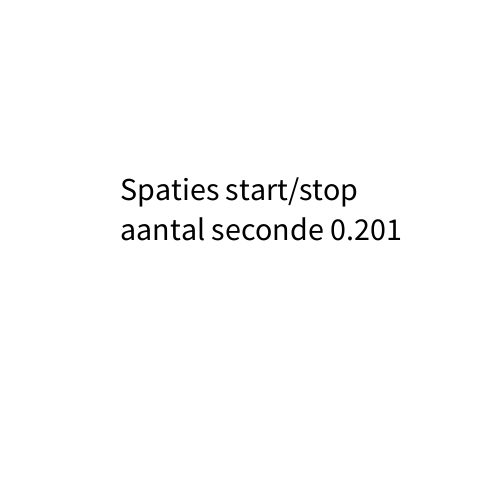
Frame 1 (no input)
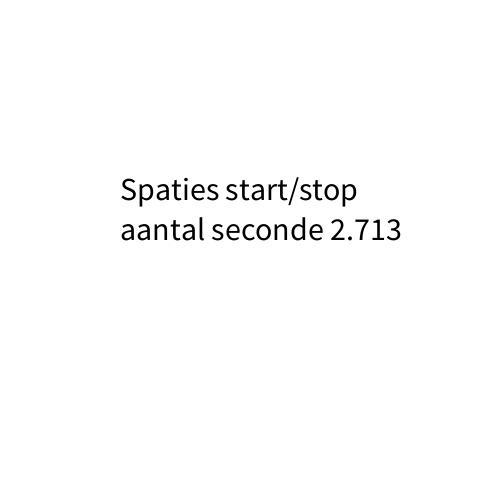
Frame 60 (the mouse pressed at the canvas centre just before this capture)
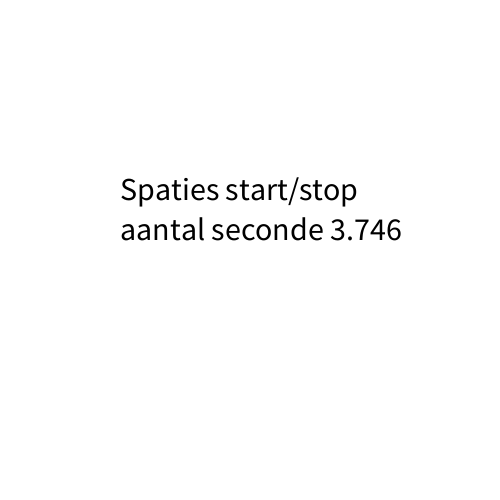
Frame 120 (the mouse held since frame 60 and released just before this capture)

The Processing sketch that drew these frames (run headless with seeded random() and noise(); from frame 60 on, the mouse is pressed at the canvas centre):

// Processing sketch: sketch_12_4
// ── sketch_12_4.pde
int seconden;
int milliseconden;
boolean racing = true;
int startTime = 0;
int  gepauzeerdeTijd = 0;


void setup() {
  size(500, 500);
}

void draw() {
  background(255, 255, 255);


  if (racing) {
    int huidigeTijd = millis();
    int verstrekenTijd = huidigeTijd - startTime + gepauzeerdeTijd;
    seconden = int(verstrekenTijd / 1000);
    milliseconden = verstrekenTijd % 1000;
  }



  //dit laat zien hoe veel keer spatie je klinkt en tijde dat offer is
  fill(0, 0, 0);
  textSize(32);
  text("Spaties start/stop", 120, 200);
  text("aantal seconde " + seconden + "." +  milliseconden, 120, 240);
}

void keyReleased() {
  if (key == ' ' && !racing) {
    racing = true;
    startTime = millis();
  } else if (key == ' ' && racing) {
    racing = false;
    gepauzeerdeTijd += millis() - startTime; // Tijd bijhouden tijdens het pauzeren
  }
}

void keyPressed() {
  if (key == 'r') {
    // Reset de stopwatch
    racing = false;
    seconden = 0;
    milliseconden = 0;
  }
}
